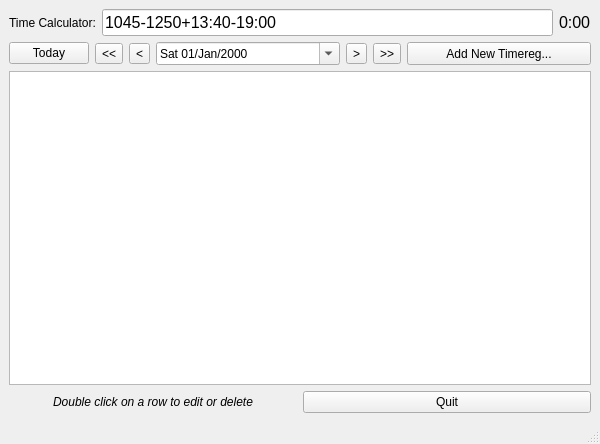
<ui version="4.0" >
 <class>TimeBrowserWindow</class>
 <widget class="QMainWindow" name="TimeBrowserWindow" >
  <property name="geometry" >
   <rect>
    <x>0</x>
    <y>0</y>
    <width>600</width>
    <height>444</height>
   </rect>
  </property>
  <property name="windowTitle" >
   <string>Achievo Time Browse</string>
  </property>
  <property name="windowIcon" >
   <iconset>
    <normaloff>../../../../../usr/share/pixmaps/gnome-set-time.png</normaloff>../../../../../usr/share/pixmaps/gnome-set-time.png</iconset>
  </property>
  <widget class="QWidget" name="centralwidget" >
   <property name="geometry" >
    <rect>
     <x>0</x>
     <y>0</y>
     <width>600</width>
     <height>421</height>
    </rect>
   </property>
   <layout class="QVBoxLayout" >
    <property name="spacing" >
     <number>6</number>
    </property>
    <property name="margin" >
     <number>9</number>
    </property>
    <item>
     <layout class="QHBoxLayout" >
      <property name="spacing" >
       <number>6</number>
      </property>
      <property name="margin" >
       <number>0</number>
      </property>
      <item>
       <widget class="QLabel" name="time_calculator_lbl" >
        <property name="text" >
         <string>Time Calculator:</string>
        </property>
       </widget>
      </item>
      <item>
       <widget class="QLineEdit" name="smart_time_edit" >
        <property name="font" >
         <font>
          <pointsize>12</pointsize>
         </font>
        </property>
        <property name="text" >
         <string>1045-1250+13:40-19:00</string>
        </property>
       </widget>
      </item>
      <item>
       <widget class="QLabel" name="time_sum_lbl" >
        <property name="font" >
         <font>
          <pointsize>12</pointsize>
         </font>
        </property>
        <property name="text" >
         <string>0:00</string>
        </property>
       </widget>
      </item>
     </layout>
    </item>
    <item>
     <layout class="QHBoxLayout" >
      <property name="spacing" >
       <number>6</number>
      </property>
      <property name="margin" >
       <number>0</number>
      </property>
      <item>
       <widget class="QPushButton" name="btnToday" >
        <property name="sizePolicy" >
         <sizepolicy vsizetype="Fixed" hsizetype="Fixed" >
          <horstretch>0</horstretch>
          <verstretch>0</verstretch>
         </sizepolicy>
        </property>
        <property name="text" >
         <string>Today</string>
        </property>
       </widget>
      </item>
      <item>
       <widget class="QToolButton" name="btnPrevWeek" >
        <property name="toolTip" >
         <string>Previous week</string>
        </property>
        <property name="text" >
         <string>&lt;&lt;</string>
        </property>
       </widget>
      </item>
      <item>
       <widget class="QToolButton" name="btnPrevDay" >
        <property name="toolTip" >
         <string>Previous day</string>
        </property>
        <property name="text" >
         <string>&lt;</string>
        </property>
       </widget>
      </item>
      <item>
       <widget class="QDateEdit" name="dateEdit" >
        <property name="displayFormat" >
         <string>ddd dd/MMM/yyyy</string>
        </property>
        <property name="calendarPopup" >
         <bool>true</bool>
        </property>
       </widget>
      </item>
      <item>
       <widget class="QToolButton" name="btnNextDay" >
        <property name="toolTip" >
         <string>Next day</string>
        </property>
        <property name="text" >
         <string>></string>
        </property>
       </widget>
      </item>
      <item>
       <widget class="QToolButton" name="btnNextWeek" >
        <property name="toolTip" >
         <string>Next week</string>
        </property>
        <property name="text" >
         <string>>></string>
        </property>
       </widget>
      </item>
      <item>
       <widget class="QToolButton" name="tlbTimereg" >
        <property name="sizePolicy" >
         <sizepolicy vsizetype="Minimum" hsizetype="Minimum" >
          <horstretch>0</horstretch>
          <verstretch>0</verstretch>
         </sizepolicy>
        </property>
        <property name="focusPolicy" >
         <enum>Qt::StrongFocus</enum>
        </property>
        <property name="text" >
         <string>Add New Timereg...</string>
        </property>
        <property name="toolButtonStyle" >
         <enum>Qt::ToolButtonTextOnly</enum>
        </property>
       </widget>
      </item>
     </layout>
    </item>
    <item>
     <widget class="QTableWidget" name="tableTimereg" >
      <property name="editTriggers" >
       <set>QAbstractItemView::NoEditTriggers</set>
      </property>
      <property name="alternatingRowColors" >
       <bool>true</bool>
      </property>
      <property name="selectionMode" >
       <enum>QAbstractItemView::SingleSelection</enum>
      </property>
      <property name="selectionBehavior" >
       <enum>QAbstractItemView::SelectRows</enum>
      </property>
     </widget>
    </item>
    <item>
     <layout class="QHBoxLayout" >
      <property name="spacing" >
       <number>6</number>
      </property>
      <property name="margin" >
       <number>0</number>
      </property>
      <item>
       <widget class="QLabel" name="labelInfo" >
        <property name="font" >
         <font>
          <italic>true</italic>
         </font>
        </property>
        <property name="text" >
         <string>Double click on a row to edit or delete</string>
        </property>
        <property name="alignment" >
         <set>Qt::AlignCenter</set>
        </property>
       </widget>
      </item>
      <item>
       <widget class="QPushButton" name="btnQuit" >
        <property name="text" >
         <string>Quit</string>
        </property>
       </widget>
      </item>
     </layout>
    </item>
   </layout>
  </widget>
  <widget class="QStatusBar" name="statusBar" >
   <property name="geometry" >
    <rect>
     <x>0</x>
     <y>421</y>
     <width>600</width>
     <height>23</height>
    </rect>
   </property>
  </widget>
 </widget>
 <tabstops>
  <tabstop>tableTimereg</tabstop>
  <tabstop>btnQuit</tabstop>
  <tabstop>btnToday</tabstop>
  <tabstop>dateEdit</tabstop>
 </tabstops>
 <resources/>
 <connections/>
</ui>
